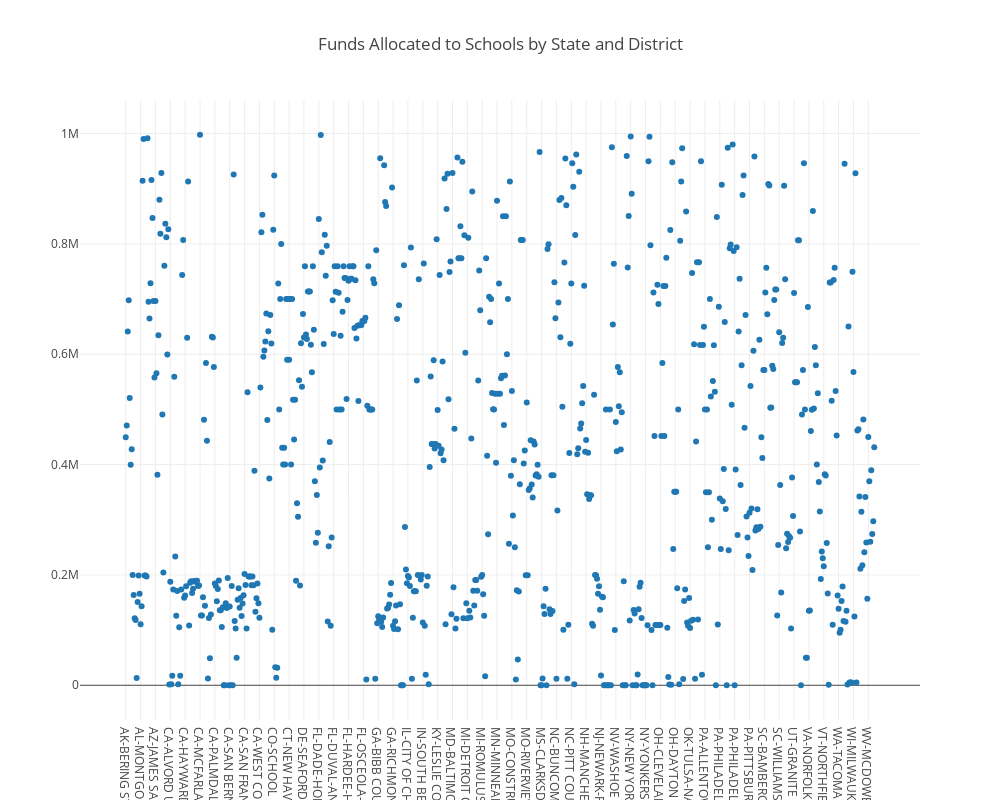

This figure's notebook cell:
### Code cell
#Creating a scatterplot of the schools and their information
iplot(go.Figure(
    data = [
        go.Scatter(x = SchoolTable.School_Information, y = SchoolTable['Award Amount'],
        mode='markers',
        )
    ],
    
    
    layout = go.Layout(
        height = 800,
        width=1000,
        title='Funds Allocated to Schools by State and District',
        
    )
))

### Figure 1 — Plotly figure (JSON) as saved in the notebook; plotly's stock layout.template omitted (floating-point values rounded to 4 significant figures; data arrays with more than 128 entries replaced by an {"elided": "..."} marker saying what was removed)
{"data": [{"mode": "markers", "type": "scatter", "uid": "58f1d8d7-dd66-11e8-83c9-dc536018224d", "x": {"elided": "757 str values"}, "y": {"elided": "757 int values"}}], "layout": {"height": 800, "title": "Funds Allocated to Schools by State and District", "width": 1000, "xaxis": {"autorange": true, "range": [-46.21, 802.2], "type": "category"}, "yaxis": {"autorange": true, "range": [-62990.0, 1061000.0], "type": "linear"}}}
